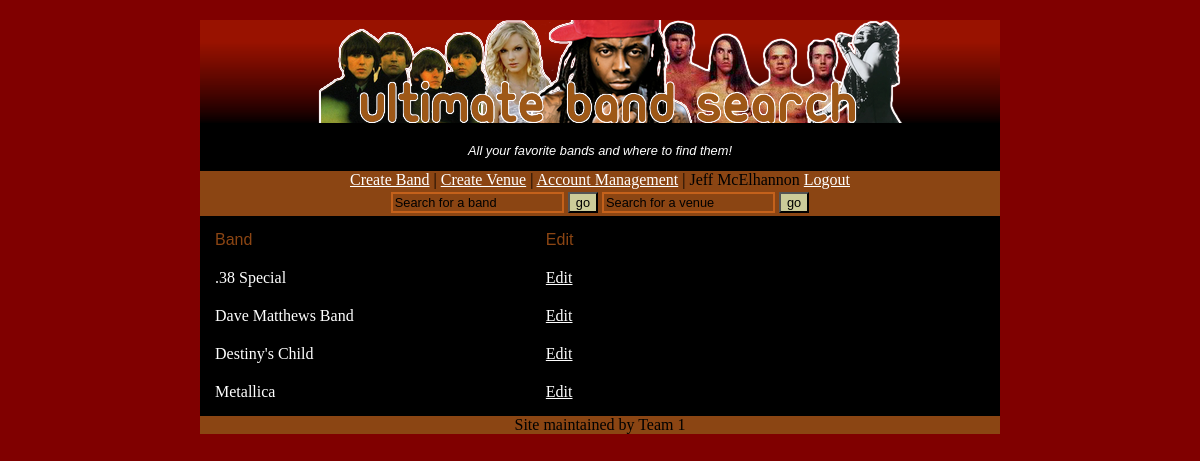
The app's page /managebands.php (signed in) with its own data.
### tables this page shows
CREATE TABLE IF NOT EXISTS `bands` (`bandid` smallint(6) NOT NULL AUTO_INCREMENT, `userid` smallint(6) NOT NULL, `bandname` varchar(50) NOT NULL, INDEX (bandname), `picture` varchar(50) NOT NULL, `city` varchar(30) NOT NULL, `state` varchar(30) NOT NULL, `description` BLOB NOT NULL, PRIMARY KEY (`bandid`));

### managebands.php (the view, shortened to what this page needs)
<?php
include "dbconnect.php";
?>
<!DOCTYPE html PUBLIC "-//W3C//DTD XHTML 1.0 Transitional//EN"
  "http://www.w3.org/TR/xhtml1/DTD/xhtml1-transitional.dtd">
<html xmlns="http://www.w3.org/1999/xhtml" xml:lang="en" lang="en">
<head>
<link rel="stylesheet" type="text/css" href="style.css" />
</head>
<body>
<div id="wrap">
    <?php
	if(isset($_SESSION['userid'])){
			include("headerUser.php");
		} else {
			include("headerGuest.html");
		}
		$userid=$_SESSION['userid'];
		$query="SELECT * from bands where userid=$userid ORDER BY bandname";
		$result = mysqli_query($db, $query)
		or die("Error querying Database");
	?>
	<div id="main">
		<table width="800" cellpadding="5" cellspacing="10">
			<tr>
				<td width="25%"><commentheader>Band</commentheader></td>
				<td width="35%"><commentheader>Edit</commentheader></td>
			</tr>
			<?php
			while ($row = mysqli_fetch_array($result)) {
			$bandname=$row['bandname'];
			$bandid=$row['bandid'];
			echo "<tr><td>$bandname</td><td><a href=http://localhost/bandsite/edit.php?page=band&id=$bandid>Edit</a></td></tr>\n";
			}
			?>
		</table>
	</div>
</div>
</body>
</html>

### style.css (style rules this page uses)
body { padding: 0; margin: 0; background: #800000; color: #000; }
#wrap { width: 800px; margin: 0 auto; background: #000000; }
#main { float: left; width: 800px; text-align: left; background-color: #000000; color: #ffffff; }
#footer { clear: both; background: #8b4513; margin-bottom: 10px; text-align: center; }
a:link { color: #ffffff; text-decoration: underline; }
commentheader { color: #8b4513; background-color: transparent; font-family: "Impact", "Lucinda Grande", Sans-Serif; }

### records on screen
bands: bandname ".38 Special"
bands: bandname "Dave Matthews Band"
bands: bandname "Destiny's Child"
bands: bandname "Metallica"

### other values on screen
$_SESSION['username'] "Jeff McElhannon"
